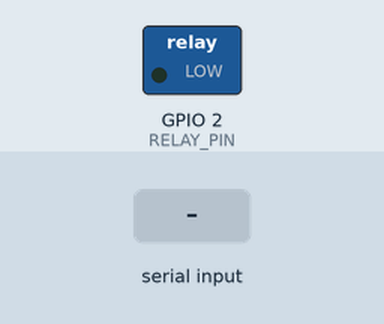
Simulated run of this sketch. Board: ESP8266 (NodeMCU). Shown: switched loads named in the sketch (green lamp = pin HIGH). Inputs (shaded band) come from the test bench. WiFi joins after 1.5 s; servers stay silent unless stated; what the sketch prints to the serial monitor is not drawn.

Above: at 2.9 s.
3.0 s: "1" received over Serial
At 3.8 s:
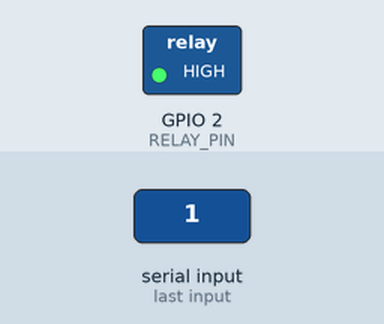
4.5 s: "0" received over Serial
At 5.0 s:
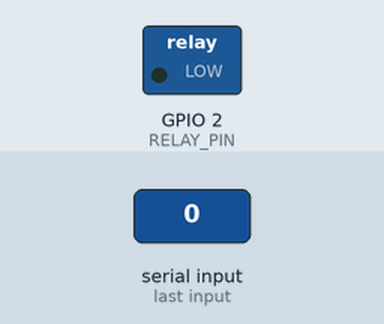
Timing chart, 0 to 7.5 s (numbered marks = the images above; inputs shaded):
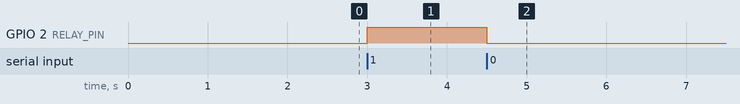

The sketch:

websocket_with_rpi.ino
```cpp
#include <ESP8266WiFi.h>
#include <WiFiManager.h>

char ssid[] = "mabzone.net";
char password[] = "Cisco@#0912";

char server[] = "192.168.1.181";
int port = 12345;

WiFiClient client;

#define RELAY_PIN 2 // Change this to the pin connected to the relay

bool relayState = false;

void setup() {
  Serial.begin(9600);
  pinMode(RELAY_PIN, OUTPUT);

  Serial.print("Connecting to Wi-Fi...");
  WiFi.begin(ssid, password);
  while (WiFi.status() != WL_CONNECTED) {
    delay(500);
    Serial.print(".");
  }
  // Initialize WiFiManager
  //WiFiManager wifiManager;

  // Uncomment the line below to reset WiFi credentials
  //wifiManager.resetSettings();

  // Start WiFiManager
  //wifiManager.autoConnect("AutoConnectAP");

  Serial.println("Connected to WiFi");

  // Connect to server
  Serial.println("Connecting to server...");
  if (client.connect(server, port)) {
    Serial.println("Connected to server");
  } else {
    Serial.println("Connection failed");
  }
}

void loop() {
  // Raspberry Pi control over sockets
  if (client.available()) {
    char command = client.read();
    if (command == '1') {
      relayState = true;
    } else if (command == '0') {
      relayState = false;
    }
    digitalWrite(RELAY_PIN, relayState ? HIGH : LOW);
    Serial.println(relayState ? "Relay ON" : "Relay OFF");
  }

  // Arduino control over serial
  if (Serial.available() > 0) {
    char command = Serial.read();
    if (command == '1') {
      digitalWrite(RELAY_PIN, HIGH); // Turn on relay
    } else if (command == '0') {
      digitalWrite(RELAY_PIN, LOW); // Turn off relay
    }
  }
}
```

Measured:
- after the input at 3.0 s, GPIO 2 (RELAY_PIN): LOW → HIGH at once
- after the input at 4.5 s, GPIO 2 (RELAY_PIN): HIGH → LOW at once
